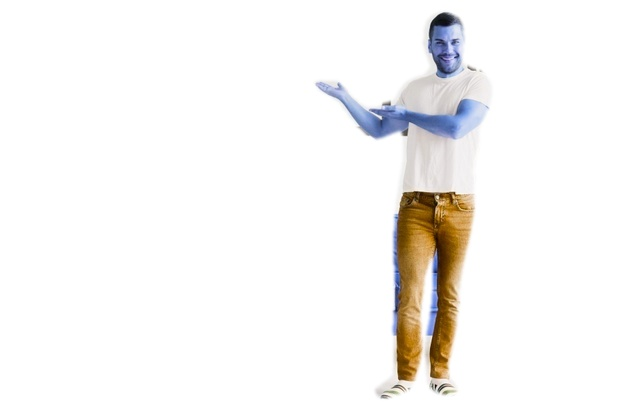
#> input picture output/filtered.jpg, 626 x 417 px
$ python testPerfectContours.py
#> lines starting #> are read from the running program, lines starting #| are printed output that depends on the picture; after the words box and inside, x2 and y2 are one past the last pixel; in counts of white or black regions, pixels touching at a corner belong together
import numpy as np
import cv2
import os

dirname = os.path.dirname(__file__)
font = cv2.FONT_HERSHEY_COMPLEX

# Read image
img_in = cv2.imread(os.path.join(dirname, "output/filtered.jpg"))
#> img_in is the input picture: shape (417, 626, 3); mean B, G, R 243.7, 245.1, 246.6
img_in = cv2.cvtColor(img_in, cv2.COLOR_BGR2GRAY)
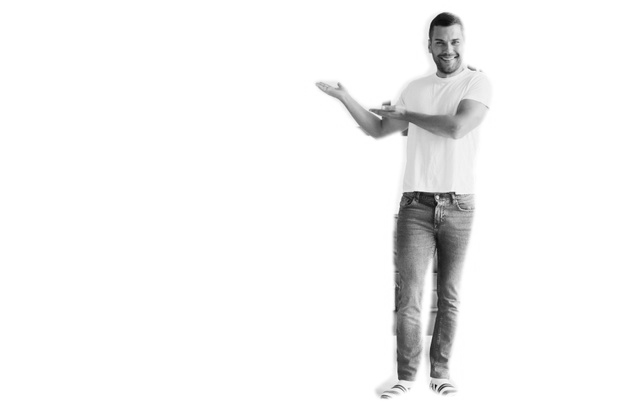
#> img_in: shape (417, 626); min 11, max 255, mean 245.4

cv2.imshow("Input img", img_in)

# Threshold. Set values equal to or above 220 to 0. Set values below 220 to 255.
th, img_thres = cv2.threshold(img_in, 245, 255, cv2.THRESH_BINARY_INV)
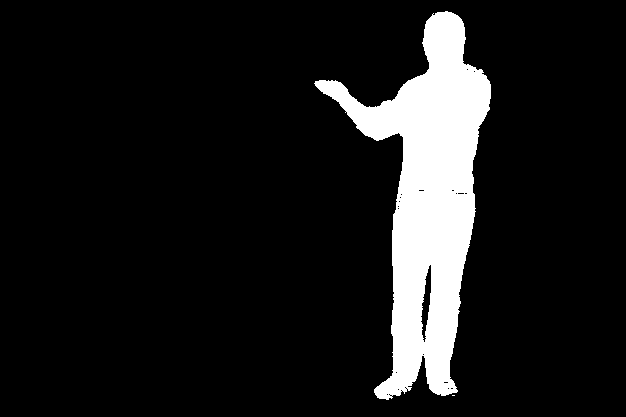
#> img_thres: shape (417, 626); 10.5% white; 2 white regions (1 under 20 px), largest, box (x1, y1, x2, y2) and area: (314, 11, 491, 400) 27474

# Copy the thresholded image.
img_floodfill = img_thres.copy()

# Mask used to flood filling.
# Notice the size needs to be 2 pixels than the image.
h, w = img_thres.shape[:2]
#> h = 417; w = 626
mask = np.zeros((h+2, w+2), np.uint8)

# Floodfill from point (0, 0)
cv2.floodFill(img_floodfill, mask, (0,0), 255)
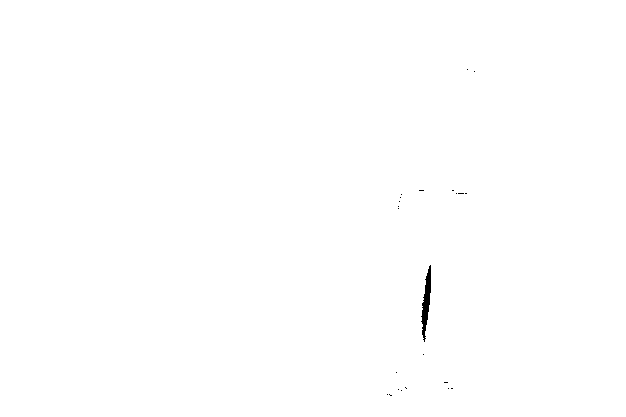
#> img_floodfill: shape (417, 626); 99.8% white; 23 black regions (22 under 20 px), largest, box (x1, y1, x2, y2) and area: (421, 265, 431, 342) 369

# Invert floodfilled image
im_floodfill_inv = cv2.bitwise_not(img_floodfill)

# Combine the two images to get the foreground.
img_out = img_thres | im_floodfill_inv
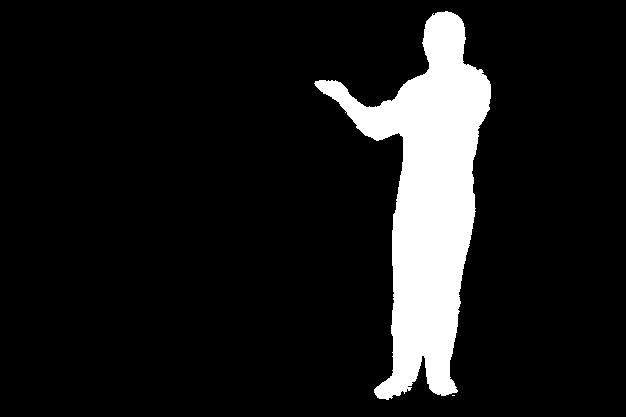
#> img_out: shape (417, 626); 10.7% white; 2 white regions (1 under 20 px), largest, box (x1, y1, x2, y2) and area: (314, 11, 491, 400) 27883

# im_out is of shape (w, h, _)

# Simulate receiving countour processed image
cv2.imshow('Imagen inicial 2', img_out)

# get a blank canvas for drawing contour on and convert img to grayscale
img_in = cv2.cvtColor(img_in, cv2.COLOR_GRAY2BGR)
#> img_in: shape (417, 626, 3)
canvas = np.zeros(img_in.shape, np.uint8)
img2gray = img_out.copy()

## blurring with kernel 25 ##
kernel = np.ones((5, 5), np.float32)/25
img2gray = cv2.filter2D(img2gray, -1, kernel)

#extract contours from thresholded image
_, thresh = cv2.threshold(img2gray, 250, 255, cv2.THRESH_BINARY_INV)
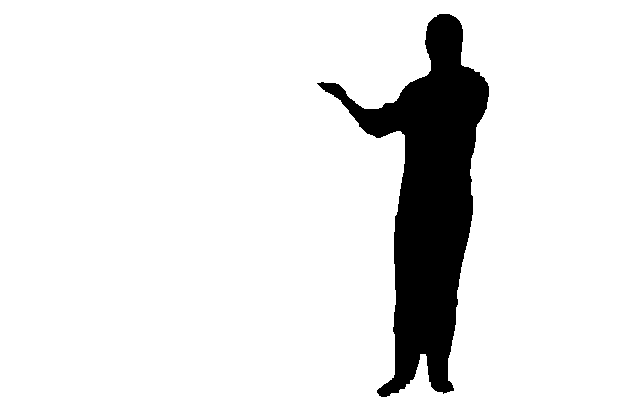
#> thresh: shape (417, 626); 90.4% white; 1 black region
contours, hierarchy = cv2.findContours(thresh, cv2.RETR_TREE, cv2.CHAIN_APPROX_NONE)
#> contours = 2 contours; box (x1, y1, x2, y2) and area: (0, 0, 626, 417) 260000, (316, 13, 490, 398) 25578

# find the main contour (2nd biggest area)
cnt = contours[-1]
#> cnt = contour of 1087 points, box (x1, y1, x2, y2) (316, 13, 490, 398), area 25578
print(len(cnt))
#| 1087

# define main contour approx. and hull
perimeter = cv2.arcLength(cnt, True)
#> perimeter = 1201.7
epsilon = 0.01*cv2.arcLength(cnt, True)
#> epsilon = 12.02
approx = cv2.approxPolyDP(cnt, epsilon, True)
#> approx = contour of 15 points, box (x1, y1, x2, y2) (316, 13, 490, 398), area 27100

hull = cv2.convexHull(cnt)
#> hull = contour of 19 points, box (x1, y1, x2, y2) (316, 13, 490, 398), area 45861

# draw all points
cv2.drawContours(canvas, cnt, -1, (0, 255, 0), 2)
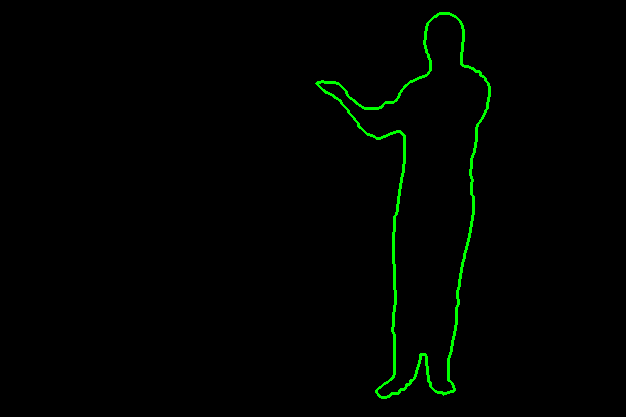
#> canvas: shape (417, 626, 3); mean of channels 0, 1, 2 0, 3.2, 0; drawn as B, G, R
# draw some points by approxpolyDP
cv2.drawContours(canvas, [approx], -1, (0, 0, 255), 2)
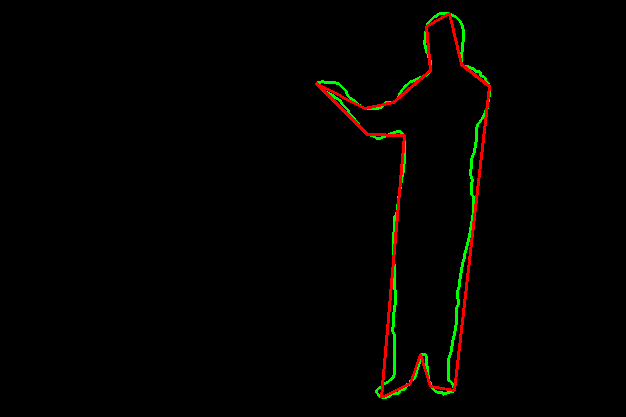
#> canvas: shape (417, 626, 3); 1.24% of pixels changed, all inside (x1, y1, x2, y2) = (315, 12, 491, 399); drawn as B, G, R

# cv2.drawContours(canvas, [hull], -1, (0, 0, 255), 3) # simple hull

cv2.imshow("Contour", canvas)

if cv2.waitKey(0) & 0xFF == ord('q'):
#> (key q is pressed here)
    cv2.destroyAllWindows()
